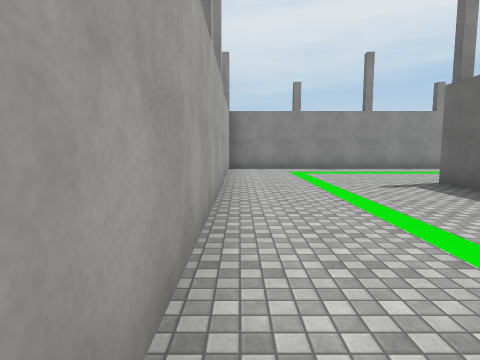
[1] (above)

20 first-person views from a walk through a 3-D level made in the Unity game engine. The camera is 1.5 m above the floor, tilts 6° down and sees 75° across. The floor is counted in squares, 2 m on a side. Each view is taken from the middle of a square. On the plan, view 1 faces up. The plan holds only what a view shows up to about 10 squares ahead; the rest is blank. The place goes on beyond the plan. The player is left out. Surface patterns are stand-ins for the level's own textures.

[2]
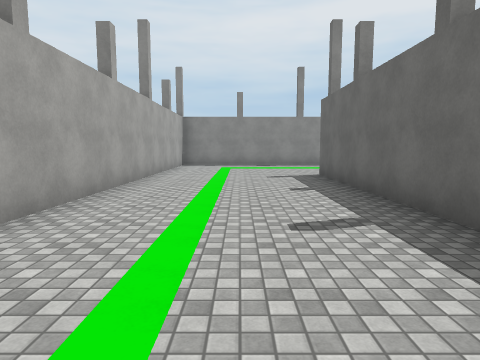

[3]
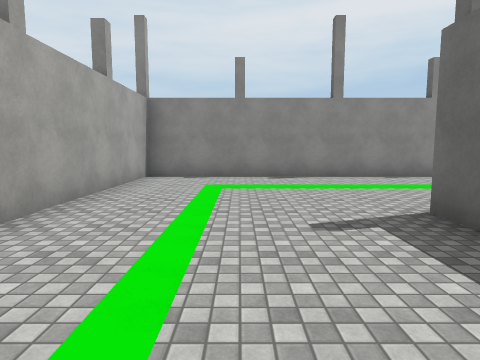

[4]
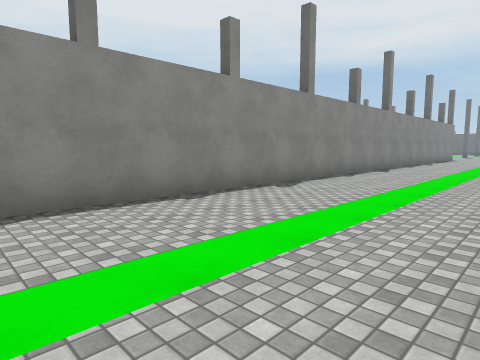

[5]
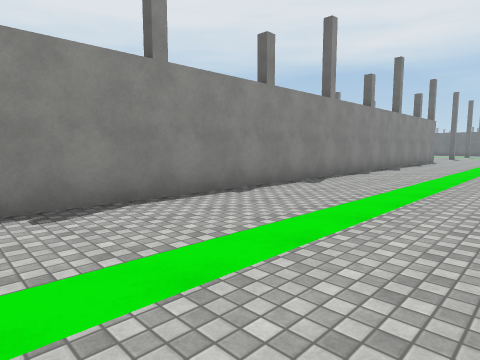

[6]
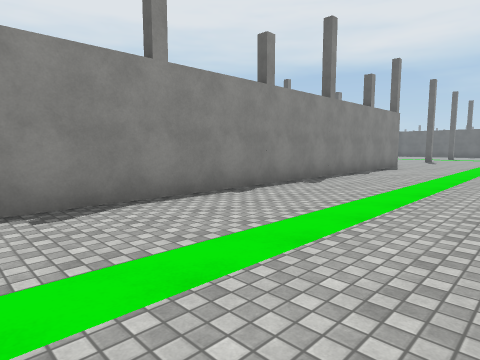

[7]
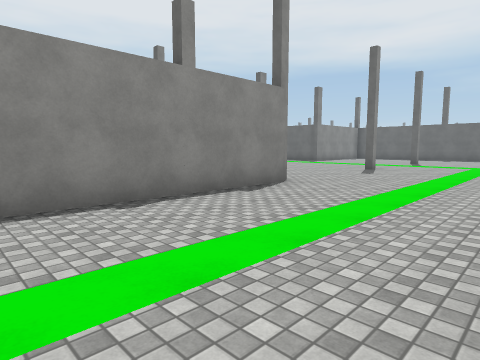

[8]
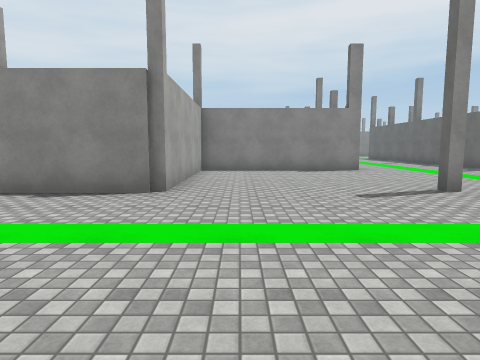

[9]
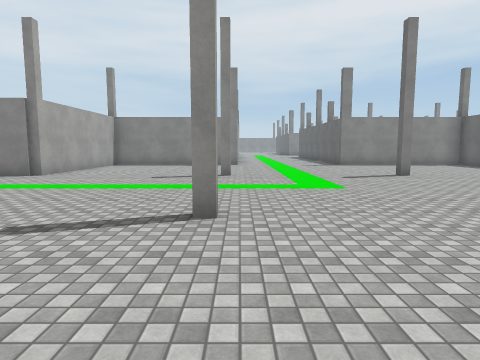

[10]
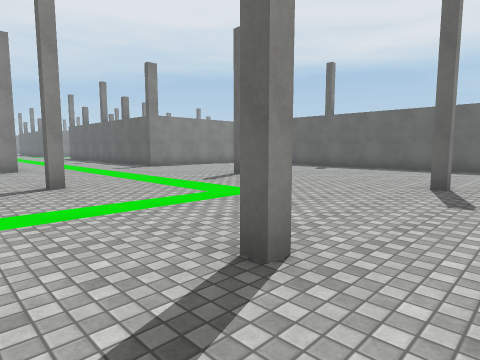

[11]
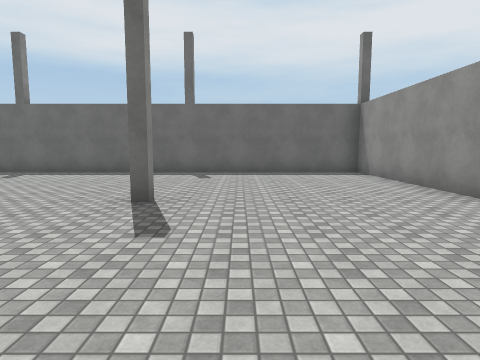

[12]
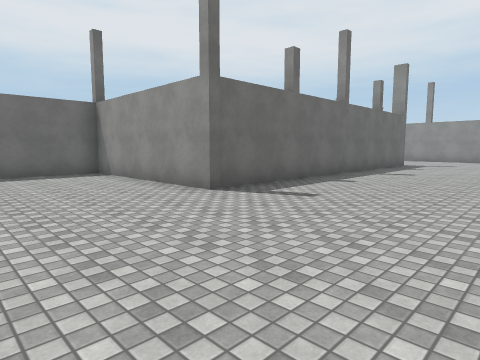

[13]
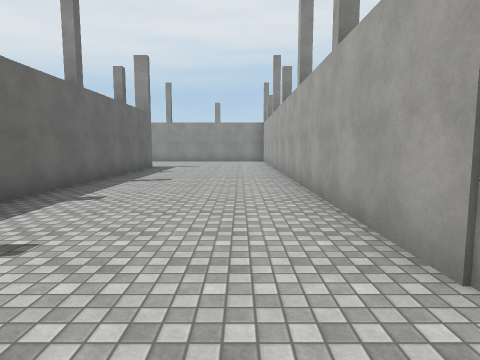

[14]
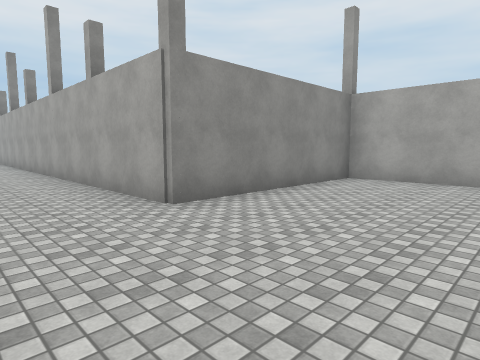

[15]
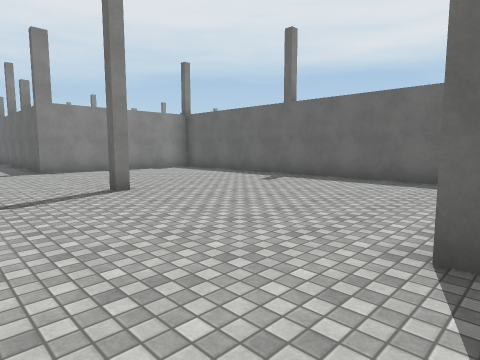

[16]
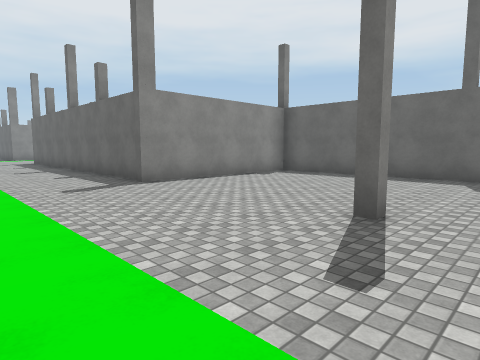

[17]
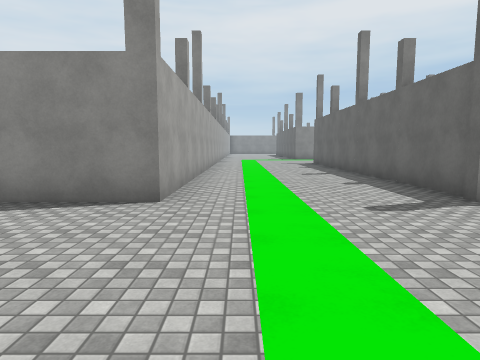

[18]
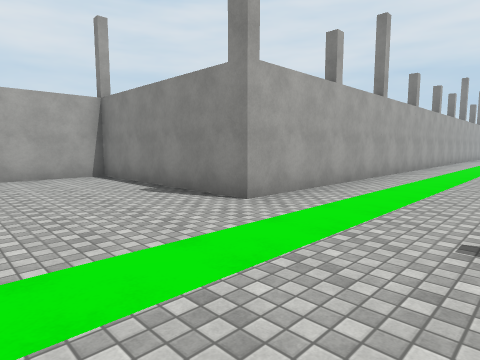

[19]
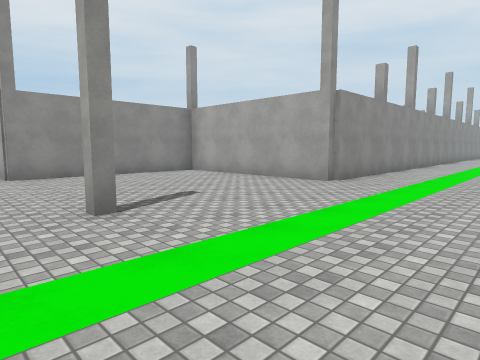

[20]
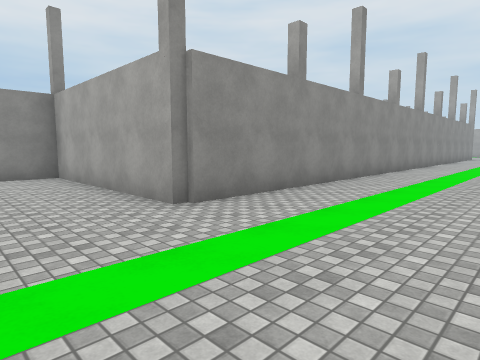

### Floor plan
Points are (right, up) in squares from view 1. A wall is a line through its corners. A room is listed if a view was taken in it or the views show most of it. See-through windows are left out.
Room 1 (views 1, 2, 3, 4, 5, 6, 7, 8, 9, 10, 11, 12, 13, 14, 15, 16, 17, 18, 19, 20)
walls: (16.1, 6.6) (24.7, 6.6) (24.7, 1.5) (29.8, 1.5) (29.8, -7); (34.3, 16.6) (34.3, 22); (29.8, 22.5) (29.8, 16.2) (24.7, 16.2) (24.7, 11.1) (-0.3, 11.1) (-0.3, 0.4); (39, 16.2) (34.2, 16.2); (34.3, -7) (34.3, 1.5) (39.3, 1.5) (39.3, 16); (4.2, 0.8) (4.2, 6.5)

Where each view was taken, in squares from view 1:
view 1: 0 up, 0 right, facing up
view 2: 2 down, 2 right, facing up
view 3: 3 up, 2 right, facing up
view 4: 7 up, 3 right, facing up-right
view 5: 7 up, 7 right, facing up-right
view 6: 7 up, 12 right, facing up-right
view 7: 7 up, 19 right, facing up-right
view 8: 6 up, 26 right, facing up
view 9: 3 up, 30 right, facing up
view 10: 5 up, 28 right, facing up-right
view 11: 5 up, 30 right, facing right
view 12: 5 up, 30 right, facing down-right
view 13: 3 up, 31 right, facing down
view 14: 5 up, 32 right, facing down-left
view 15: 6 up, 32 right, facing up-right
view 16: 10 up, 31 right, facing up-right
view 17: 12 up, 31 right, facing up
view 18: 13 up, 33 right, facing up-left
view 19: 10 up, 31 right, facing down-left
view 20: 10 up, 27 right, facing down-left
